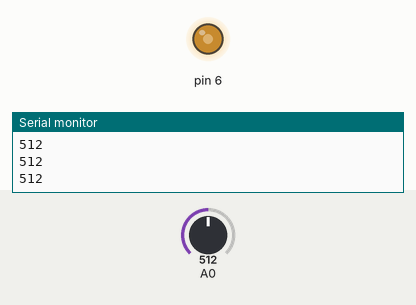
A sketch run on a simulated Arduino Uno, built with avr-gcc and run on an emulated ATmega328P. On the bench: output pins drawn as LEDs (lit = HIGH), the last lines printed to the serial monitor. The test bench sets the inputs (shaded band); at power-on: A0 = 512.

Above: at 1.2 s.
1.3 s: A0 set to 306
At 1.7 s:
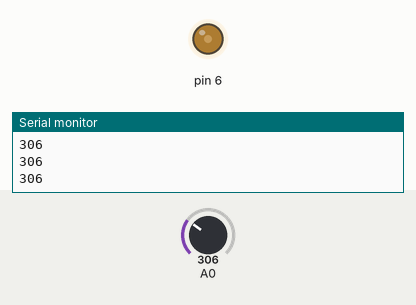
2.8 s: A0 set to 122
At 4.0 s:
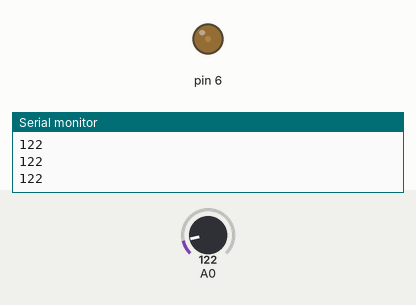
4.3 s: A0 set to 0
At 5.2 s:
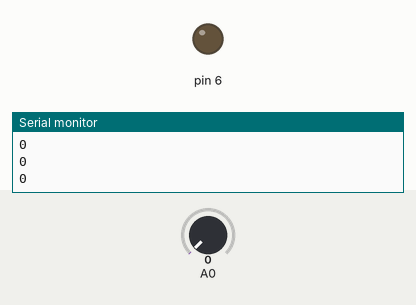
5.8 s: A0 set to 900
At 6.3 s:
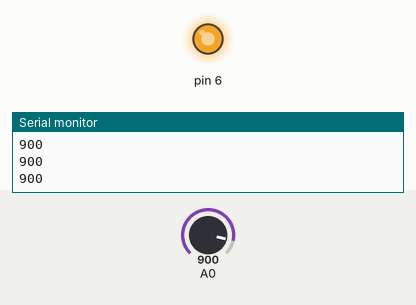
7.3 s: A0 set to 511
At 7.6 s:
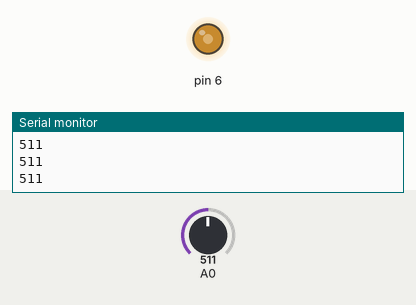
Timing chart, 0 to 9.8 s (numbered marks = the images above; inputs shaded):
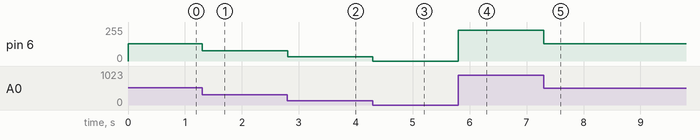

The sketch:

potentiometer_LED_PWM.ino
```cpp
void setup() {
  // put your setup code here, to run once:
Serial.begin(9600);
pinMode(6,OUTPUT);
}

void loop() {
  // put your main code here, to run repeatedly:
Serial.println(analogRead(A0));
//delay(500);
int potValue = analogRead(A0);
int mappedValue = map(potValue,0, 993, 0, 255);
//normally the 993 would be 1023 but my voltage is low
analogWrite(6,mappedValue);
}
```

Measured:
- after the input at 1.3 s, pin 6: 131/255 → 78/255 at once
- after the input at 2.8 s, pin 6: 78/255 → 31/255 at once
- after the input at 4.3 s, pin 6: 31/255 → 0/255 at once
- after the input at 5.8 s, pin 6: 0/255 → 231/255 at once
- after the input at 7.3 s, pin 6: 231/255 → 131/255 at once
